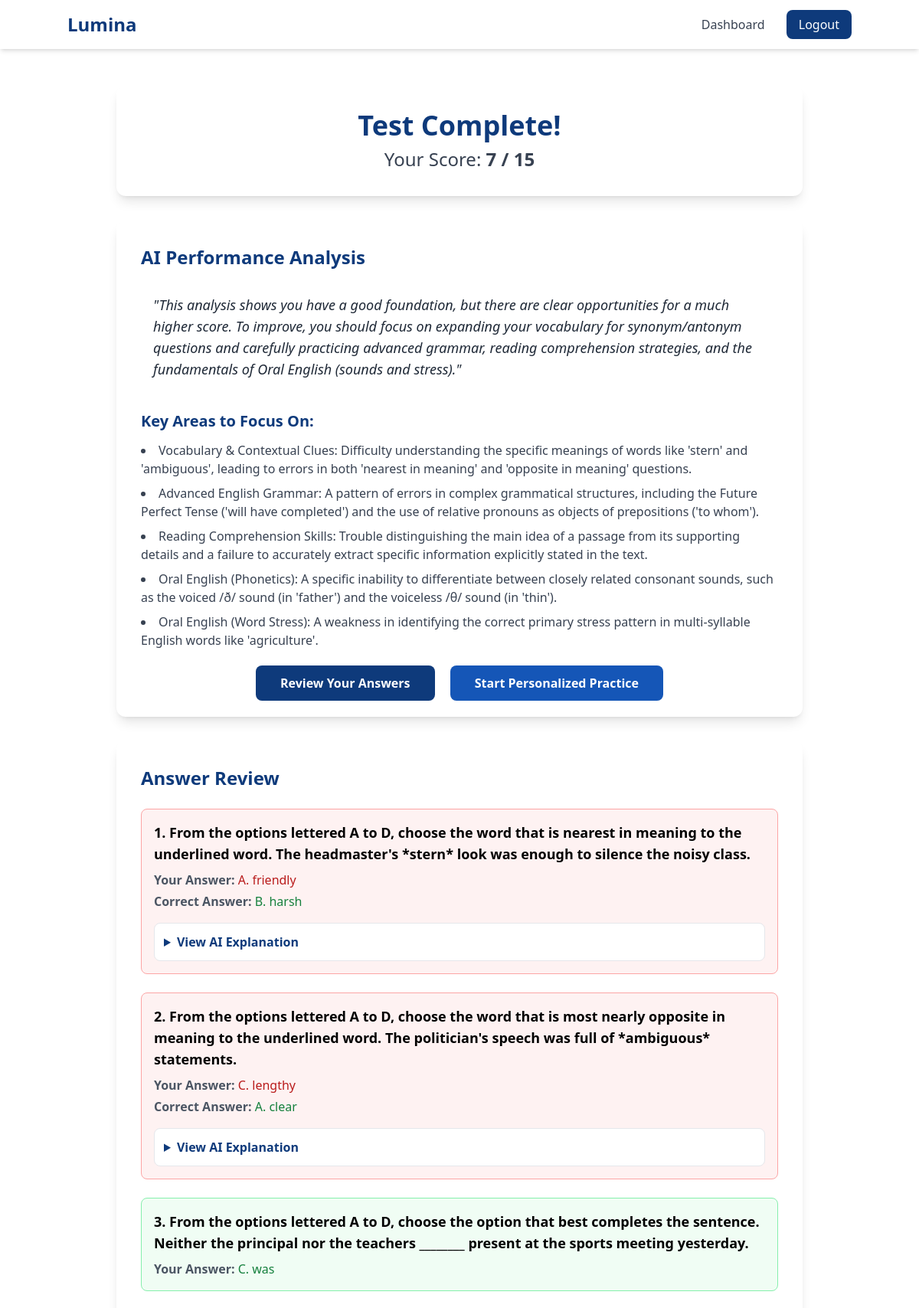
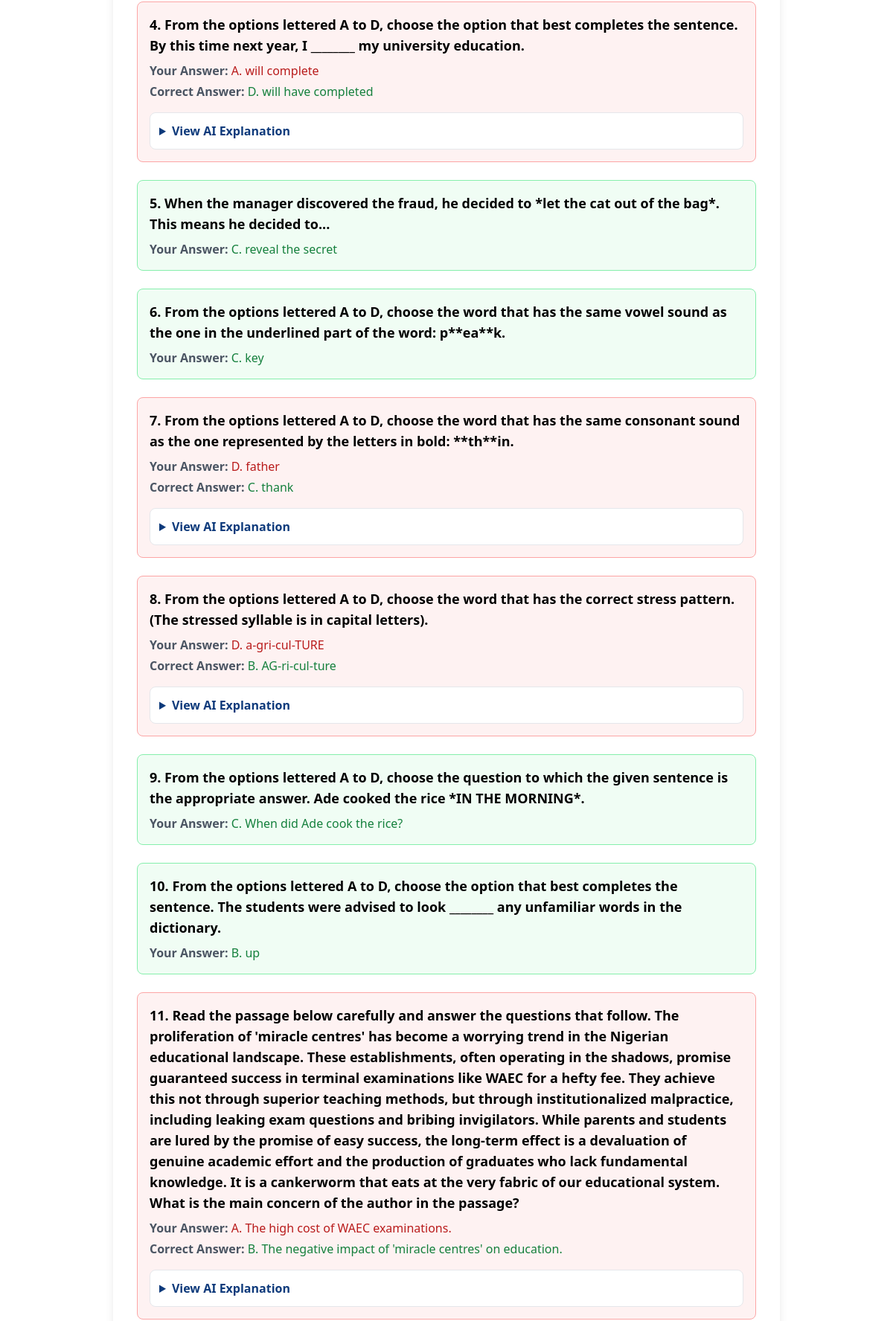
The app's page /evaluation/results/2/ (signed in, upper part) with its own data (2 pictures, top to bottom).
### core/models.py (models this page shows, shortened)
class EvaluationResult(models.Model):
    user = models.ForeignKey(User, on_delete=models.CASCADE, related_name='evaluation_results')
    timestamp = models.DateTimeField(auto_now_add=True)
    score = models.IntegerField()
    total_questions = models.IntegerField()
    weakness_summary = models.TextField(help_text="The AI's brief summary of performance.")
    detailed_weaknesses = models.JSONField(help_text="A list of specific weaknesses identified by the AI.")
    full_results_data = models.JSONField(help_text="A JSON blob of the questions, user answers, and explanations.")
    class Meta:
        ordering = ['-timestamp'] # Show the most recent results first

### core/views.py (the view)
# urls.py: path('evaluation/results/<int:result_id>/', evaluation_results_view, name='evaluation_results'),
@login_required
def evaluation_results_view(request, result_id):
    try:
        result = EvaluationResult.objects.get(id=result_id, user=request.user)
    except EvaluationResult.DoesNotExist:
        return redirect('dashboard')
    context = {
        'result': result
    }
    return render(request, 'evaluation/results.html', context)

### core/templatetags/custom_filters.py (called while the page is built)
@register.filter(name='get_item')
def get_item(dictionary, key):
    return dictionary.get(key)

### core/templates/evaluation/results.html (shortened to what this page needs)
{% extends 'base.html' %}
{% load custom_filters %}
{% block content %}
<div class="max-w-4xl mx-auto space-y-8">
    <div class="text-center bg-white p-8 rounded-xl shadow-lg">
        <h1 class="text-4xl font-extrabold text-brand-primary">Test Complete!</h1>
        <p class="text-2xl mt-2 text-gray-700">Your Score:
            <span class="font-bold text-brand-secondary">{{ result.score }} / {{ result.total_questions }}</span>
        </p>
    </div>
    <div class="bg-white p-8 rounded-xl shadow-lg">
        <h2 class="text-2xl font-bold text-brand-primary mb-4">AI Performance Analysis</h2>
        <p class="text-lg italic text-gray-800 bg-brand-light p-4 rounded-md">"{{ result.weakness_summary }}"</p>
        <h3 class="text-xl font-bold text-brand-primary mt-6 mb-3">Key Areas to Focus On:</h3>
        <ul class="list-disc list-inside space-y-2 text-gray-700">
            {% for weakness in result.detailed_weaknesses %}
                <li>{{ weakness }}</li>
            {% endfor %}
        </ul>
        <div class="mt-8 text-center">
            <a href="#review" class="px-8 py-3 bg-brand-primary text-white font-bold rounded-lg hover:bg-brand-secondary">Review Your Answers</a>
            <a href="#" class="ml-4 px-8 py-3 bg-brand-secondary text-white font-bold rounded-lg hover:opacity-90">Start Personalized Practice</a>
        </div>
    </div>
    <div id="review" class="bg-white p-8 rounded-xl shadow-lg" style="scroll-margin-top: 5rem;">
        <h2 class="text-2xl font-bold text-brand-primary mb-6">Answer Review</h2>
        <div class="space-y-6">
            {% for item in result.full_results_data %}
                <div class="border rounded-lg p-4 {% if item.is_correct %}border-green-300 bg-green-50{% else %}border-red-300 bg-red-50{% endif %}">
                    <p class="font-semibold text-lg">{{ forloop.counter }}. {{ item.question_text }}</p>
                    <div class="mt-2 text-gray-600">
                        <p><strong>Your Answer:</strong>
                            <span class="{% if item.is_correct %}text-green-700{% else %}text-red-700{% endif %}">
                                {% if item.user_answer %}
                                    {{ item.user_answer }}. {{ item.options|get_item:item.user_answer }}
                                {% else %}
                                    <span class="italic">Not Answered</span>
                                {% endif %}
                            </span>
                        </p>
                        {% if not item.is_correct %}
                            <p class="mt-1"><strong>Correct Answer:</strong> <span class="text-green-700">{{ item.correct_answer }}. {{ item.options|get_item:item.correct_answer }}</span></p>
                            <details class="mt-4 bg-white rounded-lg p-3 border">
                                <summary class="font-semibold text-brand-primary cursor-pointer">View AI Explanation</summary>
                            </details>
                        {% endif %}
                    </div>
                </div>
            {% endfor %}
        </div>
    </div>
</div>
{% endblock %}

### core/templates/base.html (style rules this page uses)
html { scroll-behavior: smooth; }
:root { --brand-primary: #0E3A7B; --brand-secondary: #1556B7; --brand-light: #EDF3FD; }
.bg-brand-primary { background-color: var(--brand-primary); }
.text-brand-primary { color: var(--brand-primary); }
.bg-brand-secondary { background-color: var(--brand-secondary); }

### records on screen
EvaluationResult: score "7", total_questions "15", weakness_summary "This analysis shows you have a good foundation, but there are clear opportunities for a much higher score. To improve, you should focus on expanding your vocabulary for synonym/antonym questions and carefully practicing advanced grammar, reading comprehension strategies, and the fundamentals of Oral English (sounds and stress)."

### other values on screen
{{ weakness }} "Vocabulary & Contextual Clues: Difficulty understanding the specific meanings of words like 'stern' and 'ambiguous', leading to errors in both 'nearest in meaning' and 'opposite in meaning' questions." "Reading Comprehension Skills: Trouble distinguishing the main idea of a passage from its supporting details and a failure to accurately extract specific information explicitly stated in the text." "Oral English (Phonetics): A specific inability to differentiate between closely related consonant sounds, such as the voiced /ð/ sound (in 'father') and the voiceless /θ/ sound (in 'thin')." "Oral English (Word Stress): A weakness in identifying the correct primary stress pattern in multi-syllable English words like 'agriculture'."
{{ item.question_text }} "From the options lettered A to D, choose the word that is nearest in meaning to the underlined word. The headmaster's *stern* look was enough to silence the noisy class." "From the options lettered A to D, choose the word that is most nearly opposite in meaning to the underlined word. The politician's speech was full of *ambiguous* statements." "From the options lettered A to D, choose the option that best completes the sentence. Neither the principal nor the teachers ________ present at the sports meeting yesterday." "From the options lettered A to D, choose the option that best completes the sentence. By this time next year, I ________ my university education." "When the manager discovered the fraud, he decided to *let the cat out of the bag*. This means he decided to..." "From the options lettered A to D, choose the word that has the same vowel sound as the one in the underlined part of the word: p**ea**k." "From the options lettered A to D, choose the word that has the same consonant sound as the one represented by the letters in bold: **th**in." "From the options lettered A to D, choose the word that has the correct stress pattern. (The stressed syllable is in capital letters)." "From the options lettered A to D, choose the question to which the given sentence is the appropriate answer. Ade cooked the rice *IN THE MORNING*." "From the options lettered A to D, choose the option that best completes the sentence. The students were advised to look ________ any unfamiliar words in the dictionary."
{{ item.user_answer }} "A" "C" "C" "A" "C" "C" "D" "D" "C" "B" "A"
{{ item.options|get_item:item.user_answer }} "friendly" "lengthy" "was" "will complete" "reveal the secret" "key" "father" "a-gri-cul-TURE" "When did Ade cook the rice?" "up" "The high cost of WAEC examinations."
{{ item.correct_answer }} "B" "A" "D" "C" "B" "B"
{{ item.options|get_item:item.correct_answer }} "harsh" "clear" "will have completed" "thank" "AG-ri-cul-ture" "The negative impact of 'miracle centres' on education."
